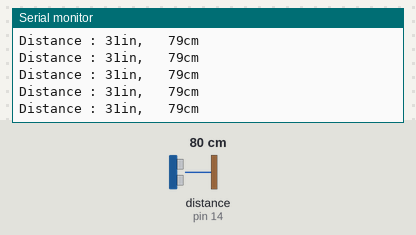
Recording of a sketch running on a simulated Arduino Uno, built with avr-gcc and run on an emulated ATmega328P. Parts: the last lines printed to the serial monitor. Wiring (inferred from the names in the program): ultrasonic range finder: trigger pin 12; echo pin 14. The inputs (shaded band) are chosen by the test bench; at power-on: distance to the obstacle (sensor on pin 14) 80 cm. The echo pulse lasts 58.3 µs per cm.

Above: at 1.2 s.
1.3 s: distance to the obstacle (sensor on pin 14) set to 2 cm
At 1.72 s:
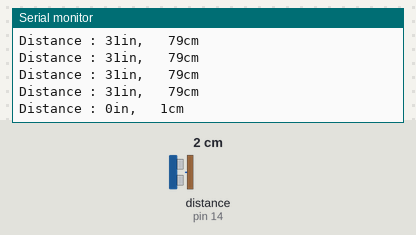
2.8 s: distance to the obstacle (sensor on pin 14) set to 4 cm
At 2.97 s:
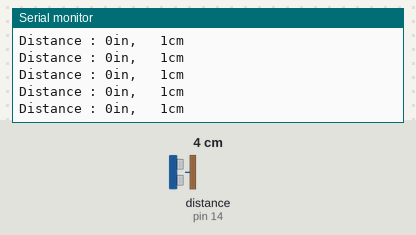
Timing chart, 0 to 5.8 s (numbered marks = the images above; inputs shaded):
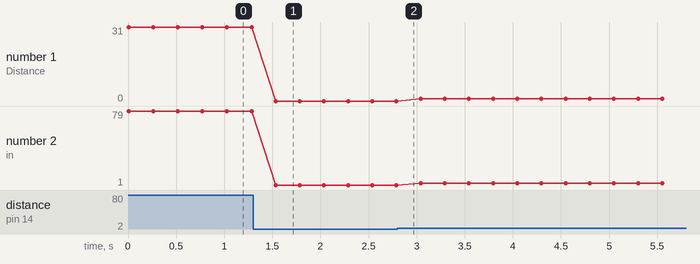

Measured:
- after the input at 1.3 s, the serial monitor: prints a new line after 0.24 s (image 1)
- plotted number 1: 31 → 0 after the input at 1.3 s
- plotted number 2: 79 → 1 after the input at 1.3 s, 1 → 3 after the input at 2.8 s

The sketch:

WK12_4PinUltrasonicSensor.ino
```cpp
//4pins超音波測距模組
int triggerPin = 12; //用來trigger
int echoPin = 14; //用來接收echo
long duration, cm, inches;

void setup() {
  Serial.begin (115200);  // Serial Port begin
  pinMode(triggerPin, OUTPUT); //發送超音波
  pinMode(echoPin, INPUT);  //讀取超音波
}

void loop()
{
  //發送超音波
  digitalWrite(triggerPin, LOW);
  delayMicroseconds(5);
  digitalWrite(triggerPin, HIGH);  // 給 Trig 高電位，持續 10微秒
  delayMicroseconds(10);
  digitalWrite(triggerPin, LOW);

  //接收超音波
  duration = pulseIn(echoPin, HIGH);   // 收到高電位時的時間

  //將回傳時間換算成距離 cm 或 inch
  cm = (duration/2) / 29.1;
  inches = (duration/2) / 74;
  Serial.print("Distance : ");
  Serial.print(inches);
  Serial.print("in,   ");
  Serial.print(cm);
  Serial.print("cm");
  Serial.println();

  delay(250);
}
```
